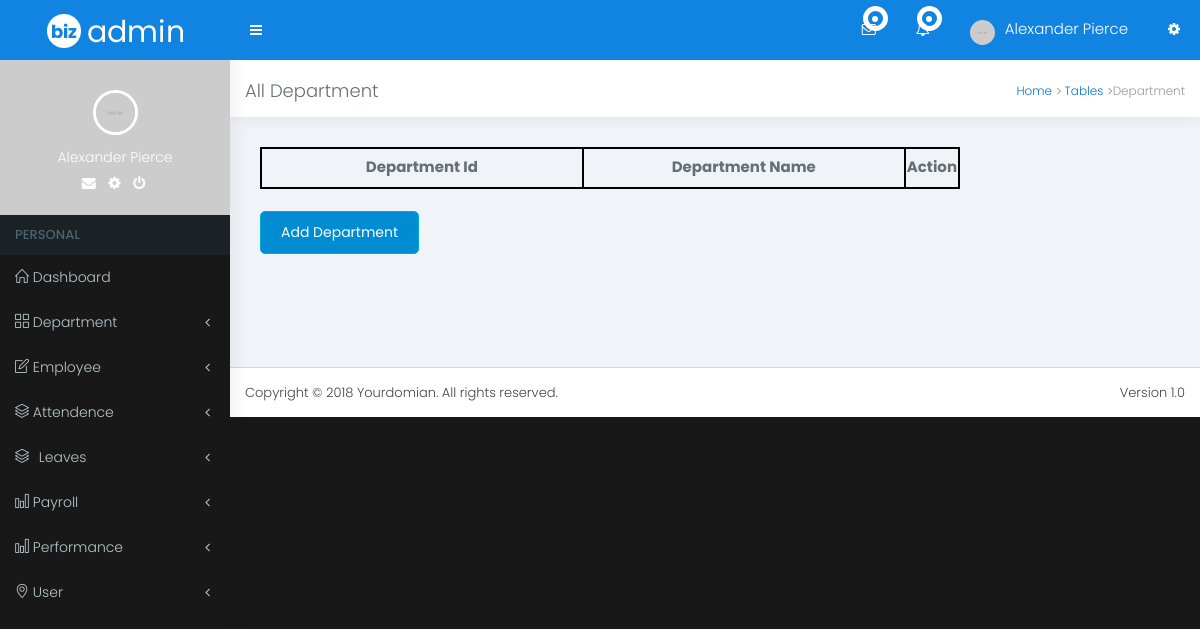
/admin/department_list.php (signed in), run on an earlier commit of the app's database.
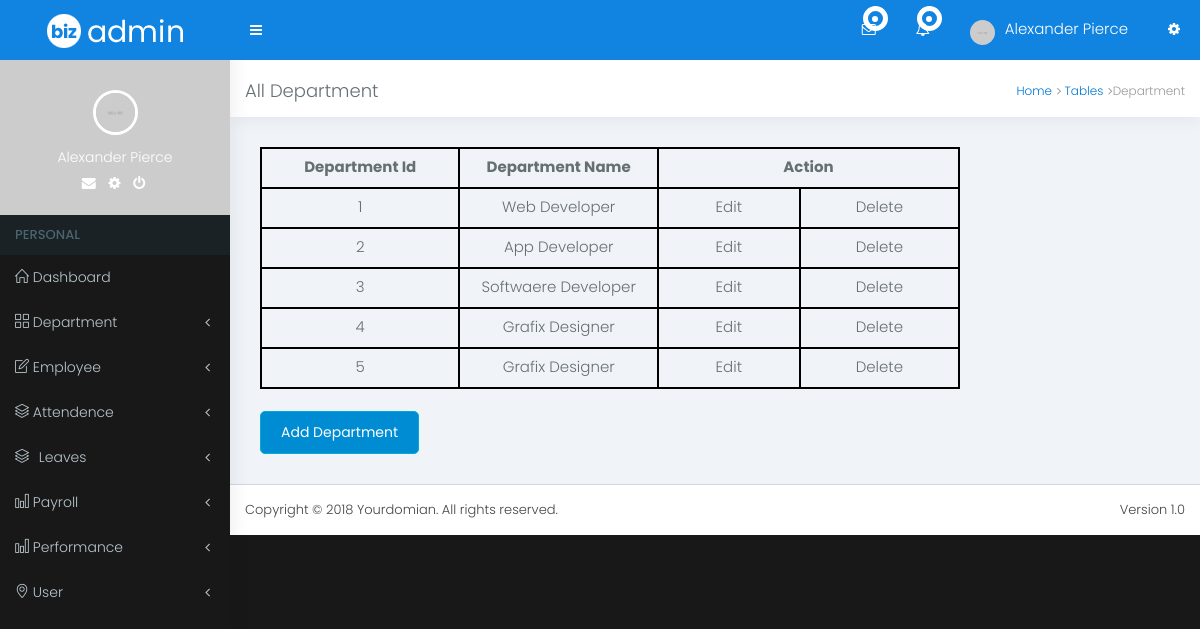
And on a later commit of the database.
### tables this page shows
CREATE TABLE `departments` (
  `department_id` int(11) NOT NULL,
  `department_name` varchar(100) NOT NULL
);

### admin/department_list.php (the view, shortened to what this page needs)
<?php include_once("includes/db_config.php");
?>
<!DOCTYPE html>
<html lang="en">
<head>
<link rel="stylesheet" href="dist/bootstrap/css/bootstrap.min.css">
<link rel="stylesheet" href="dist/css/style.css">
<link rel="stylesheet" href="dist/css/font-awesome/css/font-awesome.min.css">
<link rel="stylesheet" href="dist/css/et-line-font/et-line-font.css">
<link rel="stylesheet" href="dist/css/themify-icons/themify-icons.css">
<link rel="stylesheet" href="dist/css/simple-lineicon/simple-line-icons.css">
<link rel="stylesheet" href="dist/css/skins/_all-skins.min.css">
<link type="text/css" rel="stylesheet" href="dist/plugins/jsgrid/jsgrid.css" />
<link type="text/css" rel="stylesheet" href="dist/plugins/jsgrid/theme.css" />
</head>
<body class="skin-blue sidebar-mini">
<div class="wrapper boxed-wrapper">
  <?php include_once("includes/header.php"); ?>
  <?php include_once("includes/leftbar.php"); ?>
  <div class="content-wrapper">
    <div class="content-header sty-one">
      <h1>All Department</h1>
      <ol class="breadcrumb">
        <li><a href="#">Home</a></li>
        <li><i class="fa fa-angle-right"></i> <a href="#">Tables</a></li>
        <li><i class="fa fa-angle-right"></i>Department</li>
      </ol>
    </div>
    <div class="content">
    <?php
      $sql = "SELECT * FROM departments";
      $rawData = $conn->query($sql);
    ?>
    <table>
      <tr>
        <th>Department Id</th>
        <th>Department Name</th>
        <th colspan="2">Action</th>
      </tr>
      <?php while($raw = $rawData->fetch_assoc()): ?>
      <tr>
        <td><?php echo $raw['department_id']; ?></td>
        <td><?php echo $raw['department_name']; ?></td>
        <td>Edit</td>
        <td>Delete</td>
      </tr>
      <?php endwhile; ?>
    </table><br>
    <a href="department_entry.php"><input type="button" value="Add Department" class="btn btn-info"></a>
    </div>
  </div>
  <footer class="main-footer">
    <div class="pull-right hidden-xs">Version 1.0</div>
    Copyright © 2018 Yourdomian. All rights reserved.</footer>
</div>
</body>
</html>

### admin/includes/header.php (shortened to what this page needs)
<header class="main-header">
   <a href="dashboard.php" class="logo blue-bg">
   <span class="logo-lg"><img src="dist/img/logo.png" alt=""></span> </a>
   <nav class="navbar blue-bg navbar-static-top">
     <ul class="nav navbar-nav pull-left">
       <li><a class="sidebar-toggle" data-toggle="push-menu" href=""></a> </li>
     </ul>
     <div class="navbar-custom-menu">
       <ul class="nav navbar-nav">
         <li class="dropdown messages-menu"> <a href="#" class="dropdown-toggle" data-toggle="dropdown"> <i class="fa fa-envelope-o"></i>
           <div class="notify"> <span class="heartbit"></span> <span class="point"></span> </div>
           </a>
         </li>
         <li class="dropdown messages-menu"> <a href="#" class="dropdown-toggle" data-toggle="dropdown"> <i class="fa fa-bell-o"></i>
           <div class="notify"> <span class="heartbit"></span> <span class="point"></span> </div>
           </a>
         </li>
         <li class="dropdown user user-menu p-ph-res"> <a href="#" class="dropdown-toggle" data-toggle="dropdown"> <img src="dist/img/img1.jpg" class="user-image" alt="User Image"> <span class="hidden-xs">Alexander Pierce</span> </a>
         </li>
         <li> <a href="#" data-toggle="control-sidebar"><i class="fa fa-gear animated "></i></a> </li>
       </ul>
     </div>
   </nav>
 </header>

### admin/includes/leftbar.php (shortened to what this page needs)
<aside class="main-sidebar">
    <div class="sidebar">
      <div class="user-panel">
        <div class="image text-center"><img src="dist/img/img1.jpg" class="img-circle" alt="User Image"> </div>
        <div class="info">
          <p>Alexander Pierce</p>
          <a href="#"><i class="fa fa-envelope"></i></a> <a href="#"><i class="fa fa-gear"></i></a> <a href="#"><i class="fa fa-power-off"></i></a> </div>
      </div>
      <ul class="sidebar-menu" data-widget="tree">
        <li class="header">PERSONAL</li>
        <li> <a href="dashboard.php"> <i class="icon-home"></i> <span>Dashboard</span> <span class="pull-right-container"> </span> </a>
        </li>
        <li class="treeview"> <a href="#"> <i class="icon-grid"></i> <span>Department</span> <span class="pull-right-container"> <i class="fa fa-angle-left pull-right"></i> </span> </a>
        </li>
        <li class="treeview"> <a href="#"> <i class="icon-note"></i> <span>Employee</span> <span class="pull-right-container"> <i class="fa fa-angle-left pull-right"></i> </span> </a>
        </li>
        <li class="treeview"> <a href="#"> <i class="icon-layers"></i> <span>Attendence</span> <span class="pull-right-container"> <i class="fa fa-angle-left pull-right"></i> </span> </a>
        </li>
        <li class="treeview"> <a href="#"> <i class="fa fa-table icon-layers"></i> <span>Leaves</span> <span class="pull-right-container"> <i class="fa fa-angle-left pull-right"></i> </span> </a>
        </li>
        <li class="treeview"> <a href="#"><i class="icon-chart"></i> <span>Payroll</span> <span class="pull-right-container"> <i class="fa fa-angle-left pull-right"></i> </span> </a>
        </li>
        <li class="treeview"> <a href="#"><i class="icon-chart"></i> <span>Performance</span> <span class="pull-right-container"> <i class="fa fa-angle-left pull-right"></i> </span> </a>
        </li>
        <li class="treeview"> <a href="#"> <i class="icon-location-pin"></i> <span>User</span> <span class="pull-right-container"> <i class="fa fa-angle-left pull-right"></i> </span> </a>
        </li>
      </ul>
    </div>
  </aside>

### admin/department_list.php (style rules this page uses)
table, th, td { border: 2px solid black; border-collapse: collapse; height: 40px; width: 700px; }
th, td { text-align: center; }

What changed in the data, as far as the page shows it:
added departments: department_id "1", department_name "Web Developer"
added departments: department_id "2", department_name "App Developer"
added departments: department_id "3", department_name "Softwaere Developer"
added departments: department_id "4", department_name "Grafix Designer"
added departments: department_id "5", department_name "Grafix Designer"
